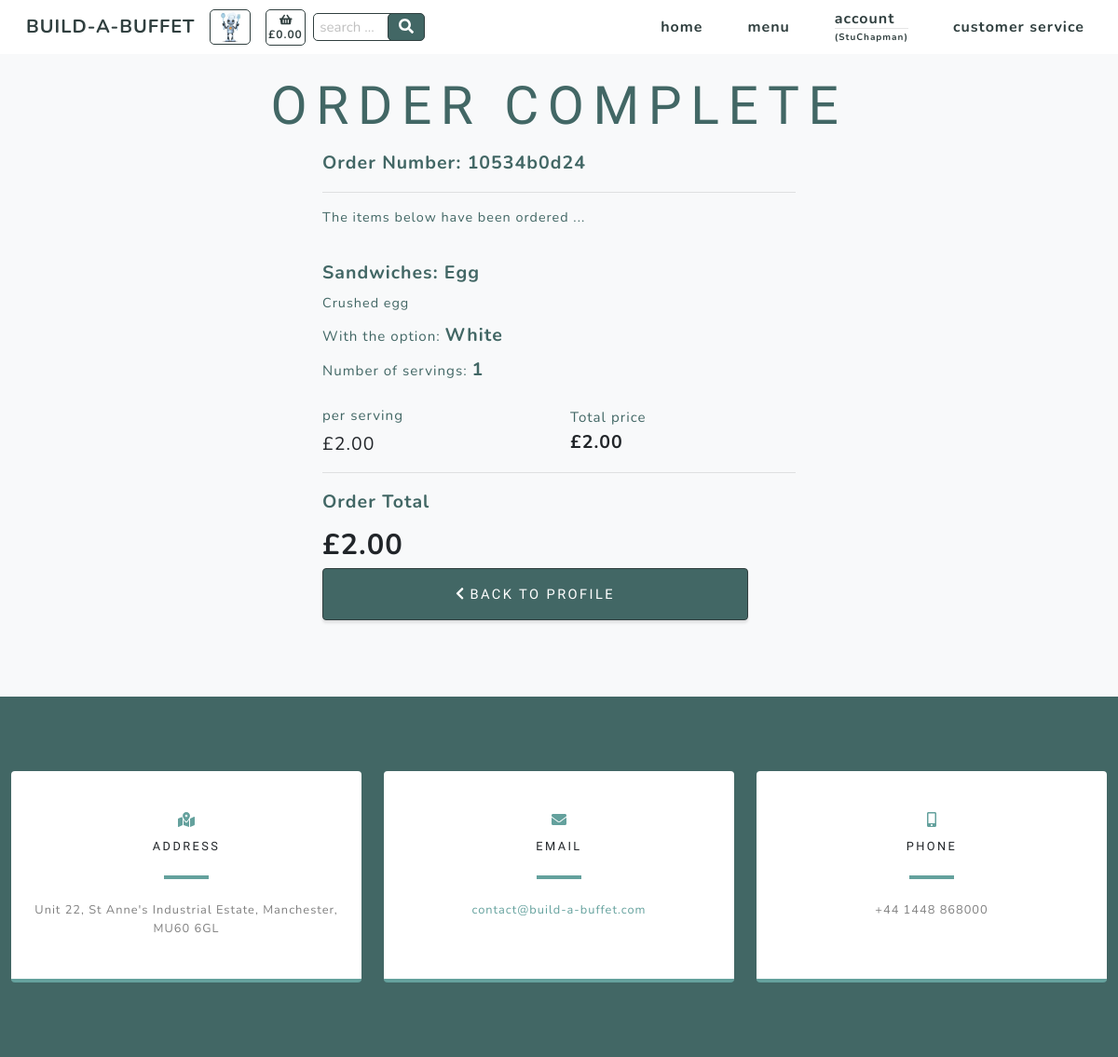
The app's page /checkout/order_success/10534b0d24 (signed in) with its own data.
### checkout/models.py (models this page shows, shortened)
class Order(models.Model):
    customer_name = models.CharField(max_length=50, null=False, blank=False)
    order_number = models.CharField(max_length=32, null=False, editable=False)
    cookie = models.CharField(max_length=32, null=False, editable=False)
    full_name = models.CharField(max_length=50, null=False, blank=False)
    email = models.EmailField(max_length=254, null=False, blank=False)
    phone_number = models.CharField(max_length=20, null=False, blank=False)
    country = CountryField(blank_label='Country *', null=False, blank=False)
    postcode = models.CharField(max_length=20, null=True, blank=True)
    town_or_city = models.CharField(max_length=40, null=False, blank=False)
    street_address1 = models.CharField(max_length=80, null=False, blank=False)
    street_address2 = models.CharField(max_length=80, null=True, blank=True)
    county = models.CharField(max_length=80, null=True, blank=True)
    date = models.DateTimeField(auto_now_add=True)
    delivery_cost = models.DecimalField(max_digits=6, decimal_places=2, null=False, default=0)
    order_total = models.DecimalField(max_digits=10, decimal_places=2, null=False, default=0)
    grand_total = models.DecimalField(max_digits=10, decimal_places=2, null=False, default=0)
    stripe_pid = models.CharField(max_length=254, null=False, blank=False, default='')
    user_profile = models.ForeignKey(UserProfile, on_delete=models.SET_NULL,
                                     null=True, blank=True,
                                     related_name='orders')

class Order_items(models.Model):
    class Meta:
        verbose_name_plural = 'Order_items'
    order_number = models.CharField(max_length=32, null=False, editable=False)
    cookie = models.CharField(max_length=32, null=False, editable=False)
    item_number = models.DecimalField(max_digits=8, decimal_places=0)
    category = models.CharField(max_length=254)
    name = models.CharField(max_length=254)
    servings = models.DecimalField(max_digits=3, decimal_places=0)
    option = models.CharField(max_length=254)
    total_price = models.DecimalField(max_digits=6, decimal_places=2, null=True, blank=True)

### products/models.py (models this page shows, shortened)
class Product(models.Model):
    category = models.ForeignKey('Category', null=True,
                                 on_delete=models.SET_NULL)
    id_no = models.CharField(max_length=254, null=True)
    name = models.CharField(max_length=254)
    description = models.CharField(max_length=254)
    price = models.DecimalField(max_digits=6, decimal_places=2)
    range = models.CharField(max_length=254, null=True)

class Options(models.Model):
    class Meta:
        verbose_name_plural = 'Options'
    category = models.ForeignKey('Category', null=True,
                                 on_delete=models.SET_NULL)
    id_no = models.CharField(max_length=254, null=True)
    option1 = models.CharField(max_length=24)
    option2 = models.CharField(max_length=24)
    option3 = models.CharField(max_length=24)

### checkout/views.py (the view)
# urls.py: path('order_success/<order_number>', views.order_success, name='order_success'),
def order_success(request, order_number):
    order = get_object_or_404(Order, order_number=order_number)
    orders = Order.objects.filter(order_number=order_number)
    order_items = Order_items.objects.filter(order_number=order_number)
    products = Product.objects.all()
    options = Options.objects.all()
    menu = Category.objects.all().order_by('id_no')
    """ Check current user is purchaser """
    current_user = str(request.user)
    purchaser = str(order.customer_name)
    if current_user != purchaser:
        return render(request, 'allauth/account/login.html')
    else:
        context = {
            'order': order,
            'orders': orders,
            'order_items': order_items,
            'products': products,
            'options': options,
            'menu': menu,
        }
        return render(request, 'checkout/order_success.html', context)

### basket/contexts.py (called while the page is built)
def basket_context(request):
    cookie_key = settings.COOKIE_KEY
    try:
        cookie = request.COOKIES[cookie_key]
        basket_total = Basket.objects.filter(cookie=cookie).aggregate(Sum('total_price'))
        if basket_total['total_price__sum'] is None:
            basket_total = ""
    except KeyError:
        basket_total = ""
        cookie = 99999999
    context = {
            'cookie': cookie,
            'cookie_key': cookie_key,
            'basket_total': basket_total,
        }
    return context

### products/models.py (called while the page is built)
    def __str__(self):
        return self.name

### checkout/templates/checkout/order_success.html (shortened to what this page needs)
{% extends "base.html" %}
{% load static %}
{% block content %}
    <section class="products-section bg-light" id="products">
        <div class="container">
            <div class="row justify-content-center no-gutters">
                <div class="col-xl-12">
                    <h1 class="product-text-one mx-auto text-uppercase text-center flex-margin-b text-blue">Order Complete</h1>
                </div>
                <div class="col-12 col-lg-6 order-lg-last">
                    <div class="text-center h-100 project">
                        <div class="d-flex h-100">
                            <div class="product-container w-100 mt-0 text-center text-xl-left">
                                <div class="product-text-two mx-auto flex-margin-b text-blue bold">
                                    Order Number: {{ order.order_number }}
                                </div>
                                <hr>
                                <div class="product-text-three mx-auto flex-margin-b text-blue">
                                    The items below have been ordered ...
                                </div>
                                <br>
                                {% for item in order_items %}
                                    <div class="product-text-two mx-auto mb-2 text-blue bold">
                                        {{ item.category.title }}: {{ item.name }}
                                    </div>
                                    {% for product in products %}
                                        {% if product.name == item.name %}
                                            <div class="product-text-three mx-auto mb-2 text-blue">
                                                {{ product.description }}
                                            </div>
                                        {% endif %}
                                    {% endfor %}
                                    <div class="text-blue text-xs mb-2">With the option:
                                        {% if item.option == "selected-one" %}
                                            {% for option in options %}
                                                {% if option.category|slugify == item.category %}
                                                    <span class="text-blue product-text-two mb-2 bold">
                                                        {{ option.option1.title }}
                                                    </span>
                                                {% endif %}
                                            {% endfor %}
                                        {% endif %}
                                    </div>
                                    <div class="text-blue text-xs mb-4">Number of servings:
                                        <span id="servings" class="text-blue product-text-two mb-2 bold">
                                            {{ item.servings }}
                                        </span>
                                    </div>
                                    <div class="row">
                                        <div class="col-6 my-auto">
                                            {% for product in products %}
                                                {% if product.name == item.name %}
                                                    <div class="text-blue text-xs">
                                                        per serving
                                                    </div>
                                                    <div class="product-text-two mt-1">
                                                        £{{ product.price }}
                                                    </div>
                                                {% endif %}
                                            {% endfor %}
                                        </div>
                                        <div class="col-6 my-auto">
                                            <div class="text-blue text-xs">
                                                Total price
                                            </div>
                                            <div class="product-text-two bold">
                                                £{{ item.total_price }}
                                            </div>
                                        </div>
                                    </div>
                                    <hr>
                                {% endfor %}
                                <div class="col-12 col-lg-4 my-auto pl-0">
                                    <div class="product-text-two mx-auto mb-2 text-blue bold">
                                        Order Total
                                    </div>
                                    {% for order in orders %}
                                        <div class="product-text-header bold">
                                            £{{ order.order_total|floatformat:"2" }}
                                        </div>
                                    {% endfor %}
                                </div>
                                <div>
                                    {% if request.user.is_authenticated %}
                                        <a class="checkout-button border-solid masthead-button btn btn-primary js-scroll-trigger"
                                            href="{% url 'profile' %}">
                                            <i class="fas fa-chevron-left" aria-hidden="true"></i> back to profile</a>
                                    {% endif %}
                                </div>
                            </div>
                        </div>
                    </div>
                </div>
            </div>
        </div>
    </section>
{% include 'includes/contact.html' %}
{% endblock %}

### templates/base.html (shortened to what this page needs)
{% load static %}
<!doctype html>
<html lang="en">
  <head>
    {% block corecss %}
        <link href="{% static 'css/styles.css' %}" rel="stylesheet" />
        <link href="{% static 'css/slider.css' %}" rel="stylesheet" />
    {% endblock %}
  </head>
  <body id="page-top" onload="createCookie()">
        <nav class="navbar navbar-expand-lg navbar-light fixed-top" id="mainNav">
            <div class="container">
                <a class="navbar-brand js-scroll-trigger navbar-brand-vis" href="#page-top">BUILD-A-BUFFET</a>
                <div>
                    <ul class="navbar-nav ml-auto align-vertically">
                        <li class="nav-item"><a class="nav-link js-scroll-trigger bartholemew-menu" href="{% url 'bartholemew' %}"><img src="{{ MEDIA_URL }}assets/img/bartholemew-sml.jpg" alt="bartholemew" height="36"></a></li>
                    </ul>
                </div>
                <div>
                    <ul class="navbar-nav ml-auto align-vertically">
                        {% if basket_total.total_price__sum != None %}
                            <li class="nav-item"><a class="nav-link js-scroll-trigger text-center text-xs-nav basket" href="{% url 'basket' %}"><i class="fa fa-shopping-basket" aria-hidden="true"></i><br><span class=" text-xs-nav">£{{ basket_total.total_price__sum|floatformat:"2" }}</span></a></li>
                        {% else %}
                            <li class="nav-item"><a class="nav-link js-scroll-trigger text-center text-xs-nav basket" href="{% url 'basket' %}"><i class="fa fa-shopping-basket" aria-hidden="true"></i><br><span class=" text-xs-nav">£0.00</span></a></li>
                        {% endif %}
                    </ul>
                </div>
                <div class="ml-2 mr-auto">
                    <form action="{% url 'search_products' %}" method="GET" id="product_search_form" >
                        <input class="search-input text-blue text-xs" type="text" name="product_search" id="product_search" placeholder=" search ..." maxlength="18">
                        <button class="search-button text-center" type="submit">
                                <i class="fas fa-search"></i>
                        </button>
                    </form>
                </div>
                <div class="collapse navbar-collapse" id="navbarResponsive">
                    <ul class="navbar-nav ml-auto">
                        <li class="nav-item my-auto"><a class="nav-link js-scroll-trigger" href="{% url 'home' %}">home</a></li>
                        <li class="nav-item dropdown my-auto">
                            <a class="nav-link js-scroll-trigger" href="#" id="all-menus-link" data-toggle="dropdown" aria-haspopup="true" aria-expanded="false">
                                menu
                            </a>
                        </li>
                        <li class="nav-item dropdown">
                            {% if request.user.is_authenticated %}
                                <a class="nav-link js-scroll-trigger" href="#" id="account-link" data-toggle="dropdown" aria-haspopup="true" aria-expanded="false">
                                    account
                                    <hr class="d-none d-lg-block user-br">
                                    <span class="user-text">
                                    ({{ request.user|truncatechars:10 }})</span>
                                </a>
                            {% else %}
                                <a class="nav-link" href="{% url 'account_login' %}">login</a>
                            {% endif %}
                        </li>
                        <li class="nav-item my-auto"><a class="nav-link js-scroll-trigger" href="{% url 'service' %}">customer service</a></li>
                    </ul>
                </div>
            </div>
        </nav>
    {% block content %}
    {% endblock %}
  </body>
</html>

### records on screen
Order: order_number "10534b0d24", order_total "2.00"
Order_items: category "Sandwiches", name "Egg", servings "1", total_price "2.00"
Product: description "Crushed egg", price "2.00"
Options: option1 "White"

### other values on screen
{{ request.user|truncatechars:10 }} "StuChapman"
